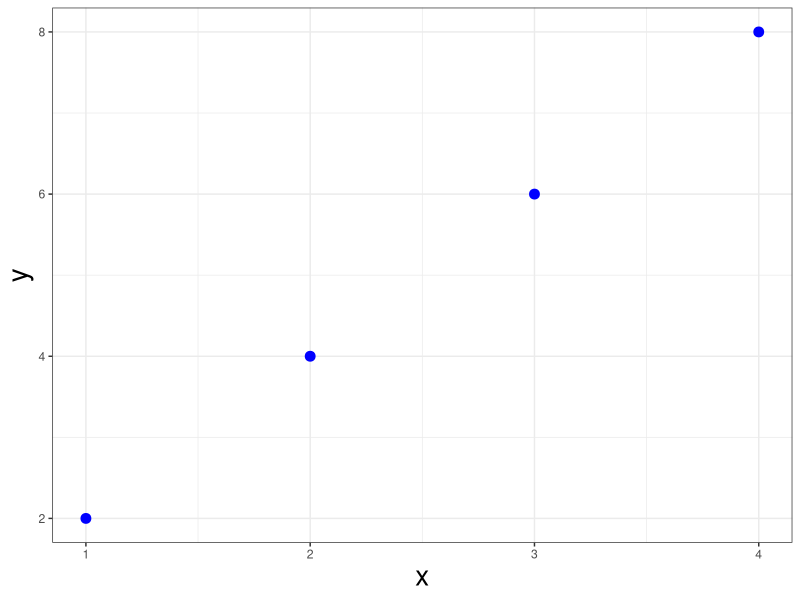

This chart was generated by the following R code:


library(ggplot2)


x = c(1, 2, 3, 4)
y = c(2, 4, 6, 8)

df = data.frame(x, y)

ggplot()+
  geom_point(aes(x, y), size = 3, color = "blue")+
  theme_bw()+
  theme(
    axis.title = element_text(size = 20)
  )
  